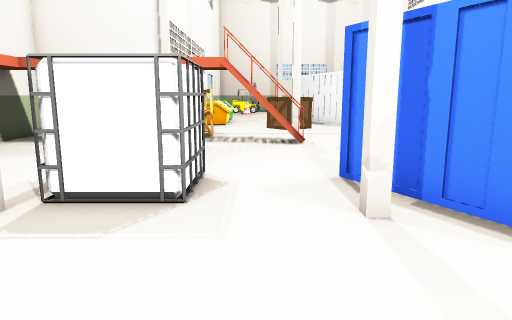
[1] (above)

21 first-person views from a walk through a Unity game level. The camera is 1.5 m above the floor, tilts 10° down and sees 70° across. The floor is counted in squares, 1 m on a side. Each view is taken from the middle of a square. On the plan, view 1 faces up. The plan holds only what a view shows up to about 16 squares ahead; the rest is blank. The player character is not drawn. Door leaves are left out, so doorways stand open.

[2]
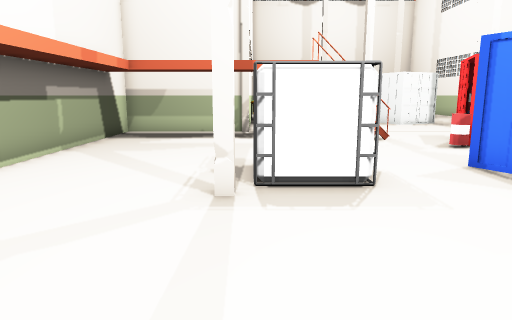

[3]
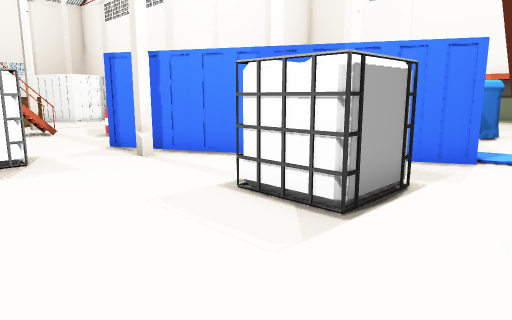

[4]
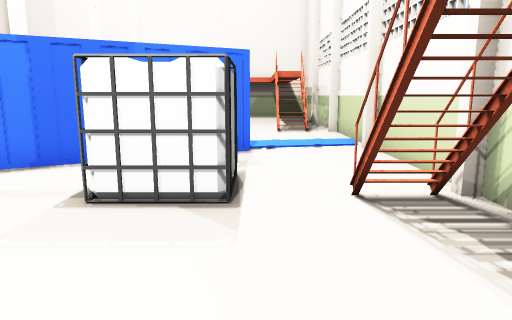

[5]
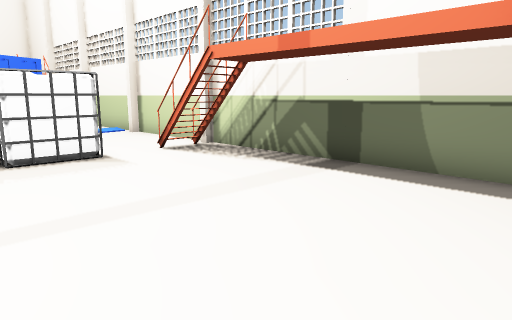

[6]
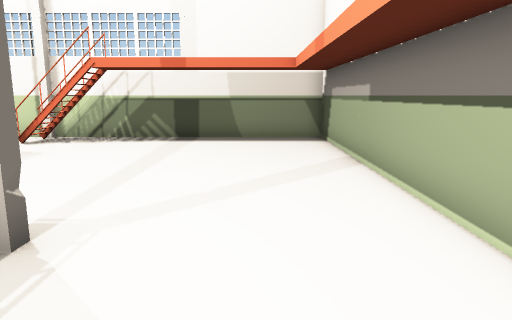

[7]
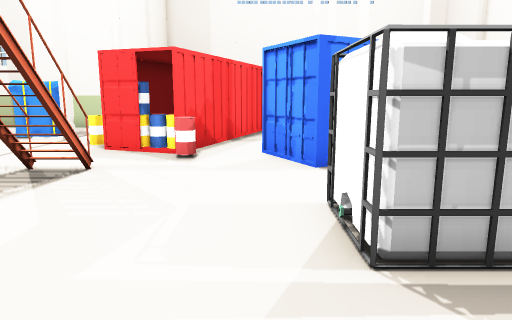

[8]
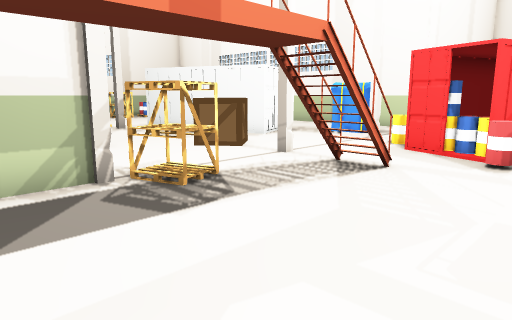

[9]
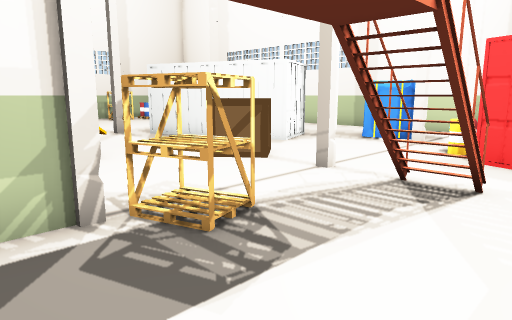

[10]
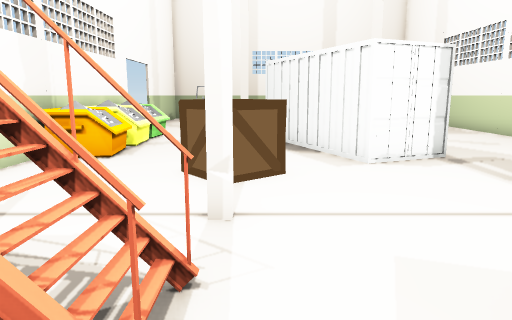

[11]
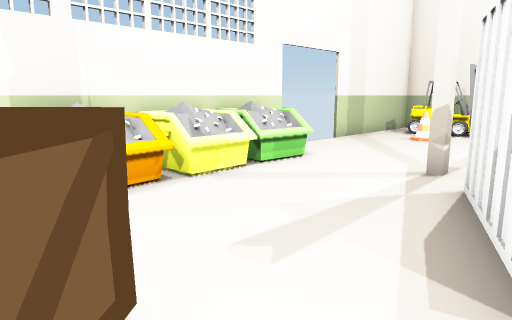

[12]
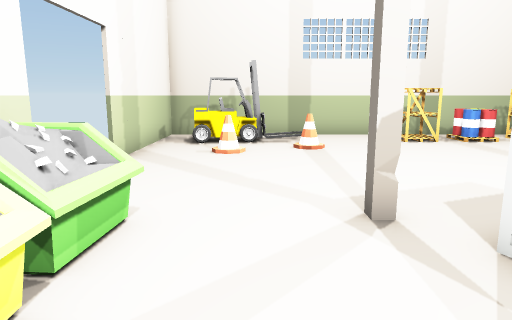

[13]
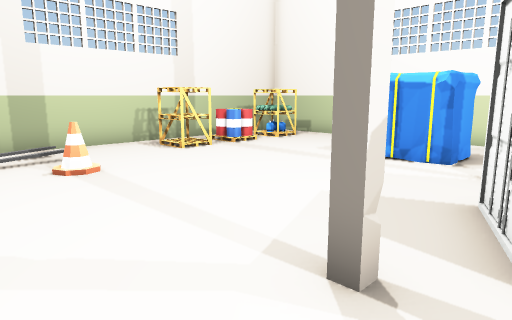

[14]
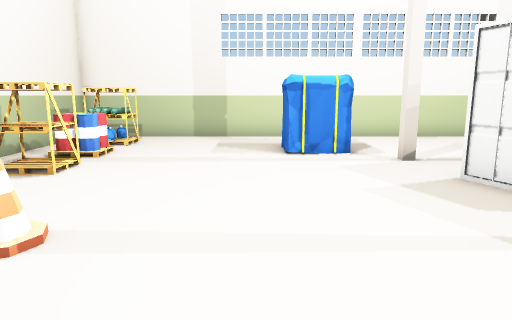

[15]
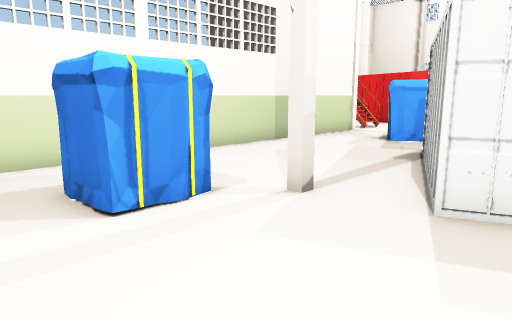

[16]
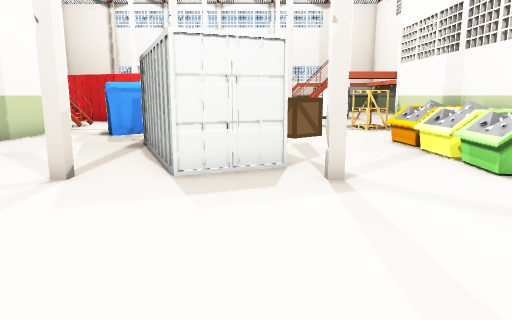

[17]
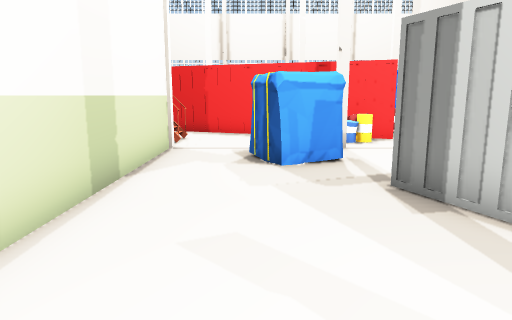

[18]
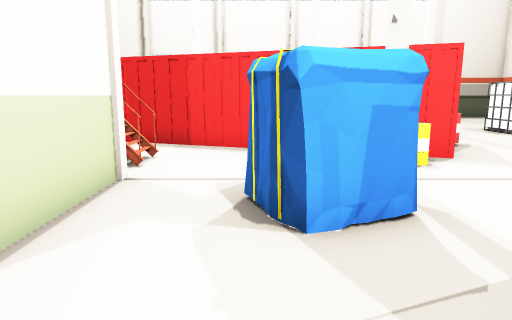

[19]
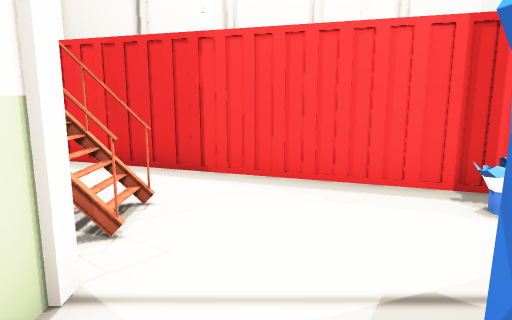

[20]
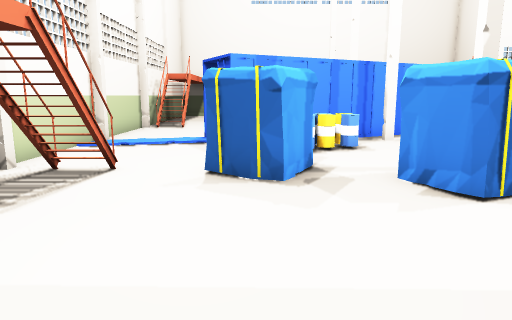

[21]
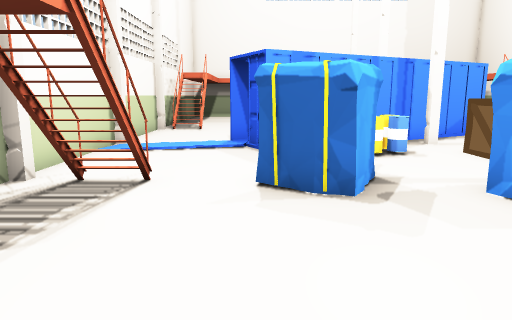

### Floor plan
Key: @ floor where view 1 was taken; # wall or solid block; . floor; D open door; = window, fence, low wall or low ledge; O other object.
Columns run from 9 left of view 1 to 19 right of it. Each row starts with its distance up from view 1.
 34       ################
 33       #OOO....OOOOOO.#
 32       #OOO....OOOOOO.#
 31       #....O.........#
 30       #.O............#
 29       #..............#
 28       D..............#
 27       D..........OO..#
 26       D.........OOO..#
 25       #..............#
 24       OO...OOOO.O....#
 23       OO...OO O......#
 22       OO....O O......#
 21       OO....O  O.....#
 20       OO.....O O.....#
 19       OOO....O OO....#
 18       #...OO..O......#
 17       #...OO....OOO..#
 16       #...O.....OOO..#
 15      ##..........O...##
 14  O....OO...O....O....O
 13  ......O.##...OOO....#
 12  ........#O..##O=....##
 11  ............#####.....
 10 #...........O### ####...
  9 #..............###  ####
  8 #...........O....###
  7 #.....OOO..OOO
  6 #.....O O..O OO.
  5 #....OOOO.#OO OO.OO  O    O
  4 #.........O.O OOO....O O  O
  3 #...........OO O ==..OOO..
  2 #............O  O==........
  1 #............OO O  .OO.....
  0 #........@O   O OO  OOO.... .
 -1 #.........OOO..OOO...O......
 -2  .........O.O..O...........
 -3  ....................##...
 -4  ........#O..........##..
 -5  ........#O#...OO...O#.
 -6  OOOOO#########  ###

Where each view was taken, in squares from view 1:
view 1: 0 up, 0 right, facing up
view 2: 1 down, 3 left, facing up
view 3: 4 down, 3 left, facing up-right
view 4: 2 down, 4 left, facing right
view 5: 2 up, 8 left, facing down-right
view 6: 8 up, 6 left, facing down
view 7: 8 up, 6 left, facing right
view 8: 8 up, 6 left, facing up-right
view 9: 10 up, 5 left, facing up-right
view 10: 10 up, 2 right, facing up
view 11: 17 up, 4 right, facing up-left
view 12: 20 up, 0 right, facing up
view 13: 23 up, 1 left, facing up-right
view 14: 28 up, 2 left, facing right
view 15: 29 up, 3 right, facing down-right
view 16: 31 up, 3 right, facing down
view 17: 25 up, 9 right, facing down
view 18: 21 up, 9 right, facing down
view 19: 17 up, 10 right, facing down
view 20: 0 up, 19 right, facing left
view 21: 1 down, 18 right, facing left
